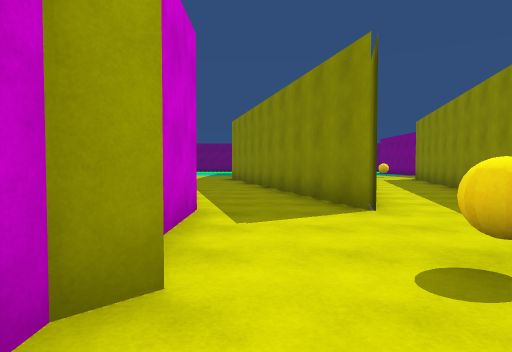
[1] (above)

24 first-person views from a walk through a scene from a Unity 3-D project. The camera is 1.3 m above the floor, tilts 2° down and sees 75° across. The floor is counted in squares, 2 m on a side. Each view is taken from the middle of a square. On the plan, view 1 faces up. The plan holds only what a view shows up to about 10 squares ahead; the rest is blank. The place goes on beyond the plan. The player is left out. Surface patterns are stand-ins for the level's own textures.

[2]
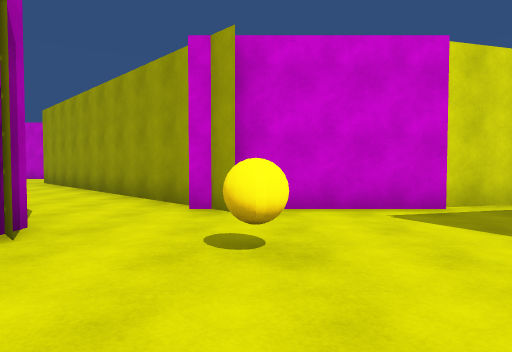

[3]
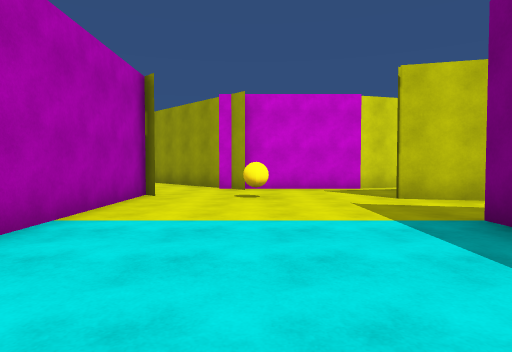

[4]
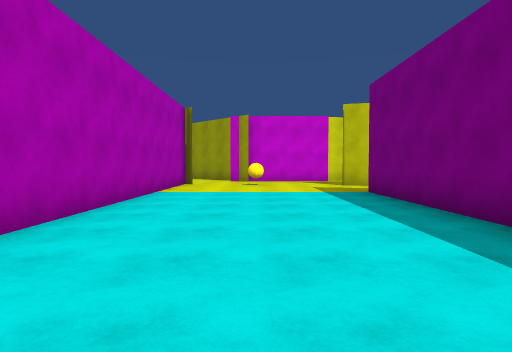

[5]
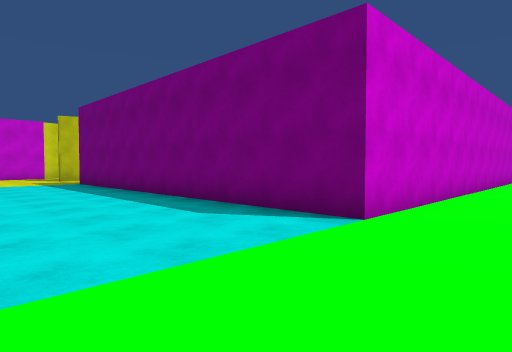

[6]
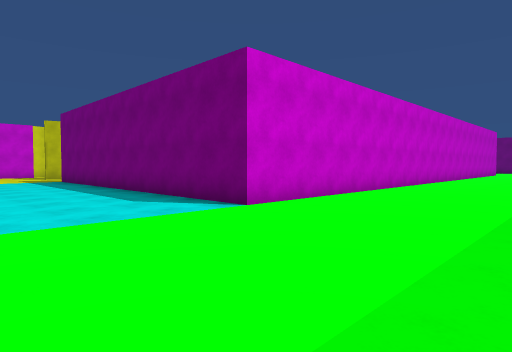

[7]
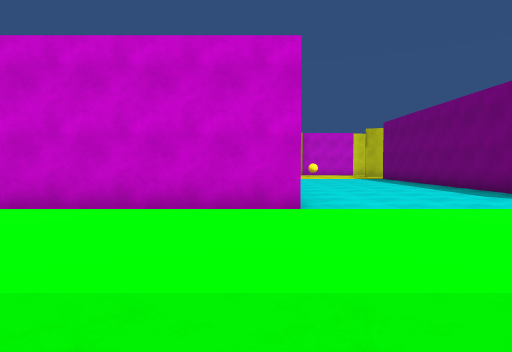

[8]
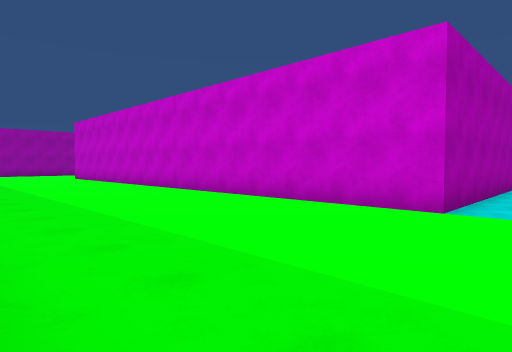

[9]
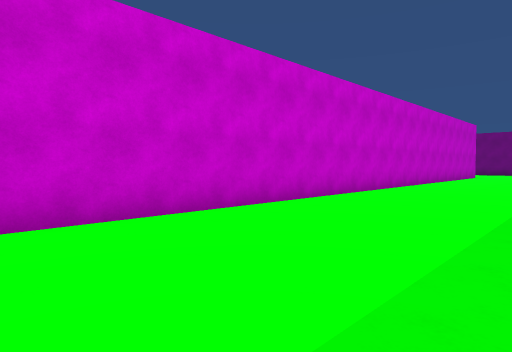

[10]
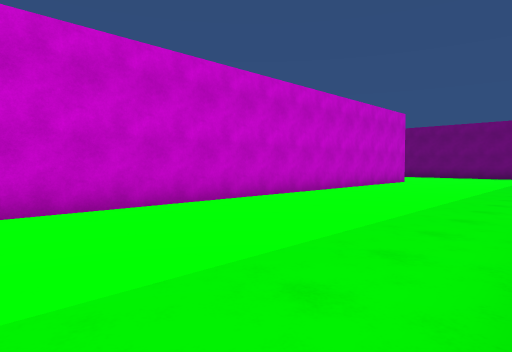

[11]
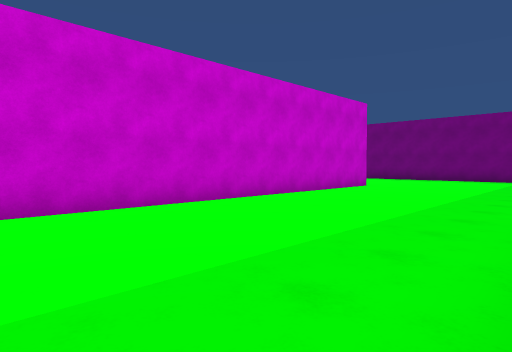

[12]
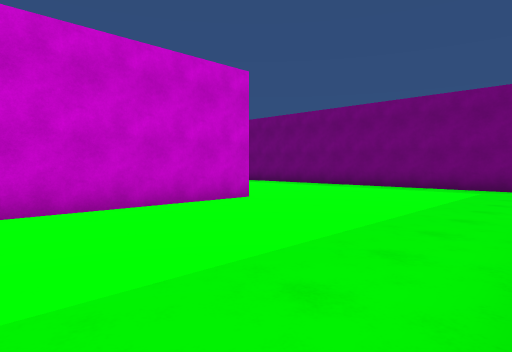

[13]
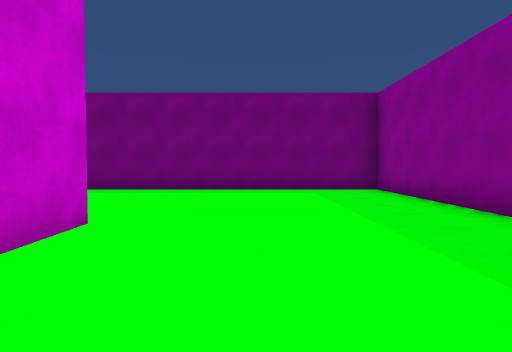

[14]
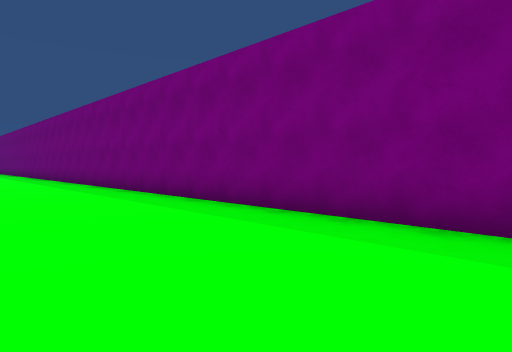

[15]
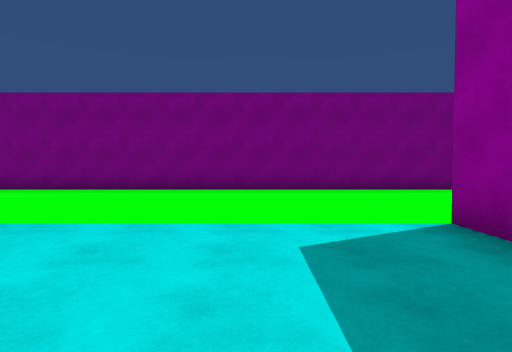

[16]
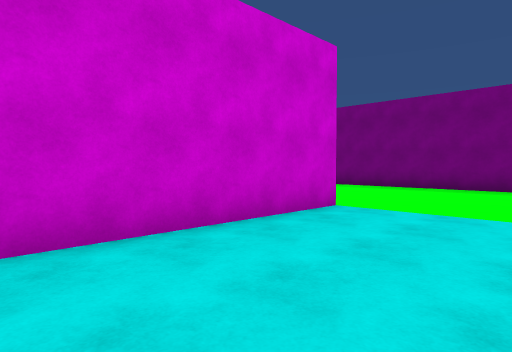

[17]
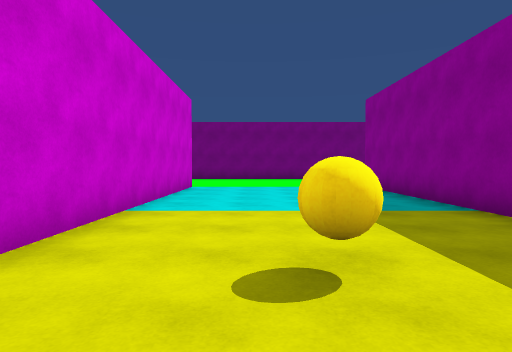

[18]
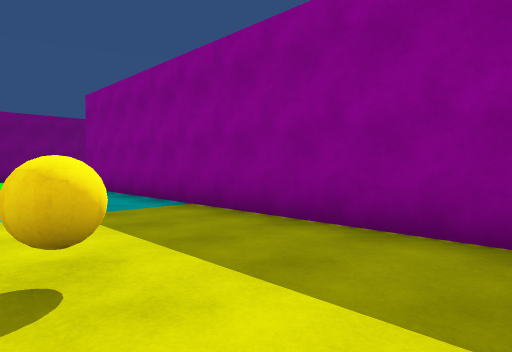

[19]
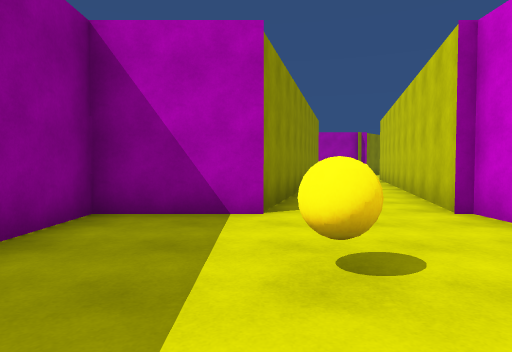

[20]
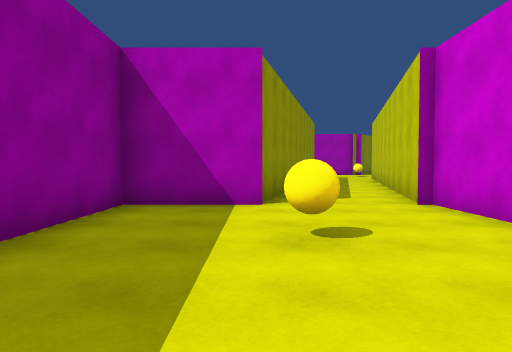

[21]
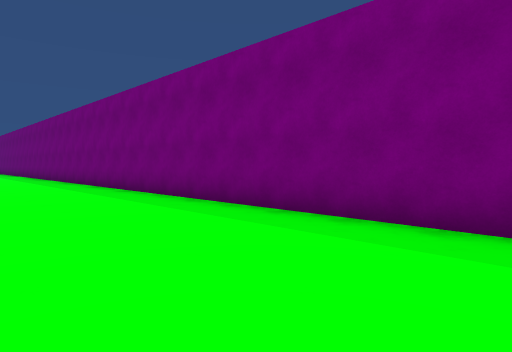

[22]
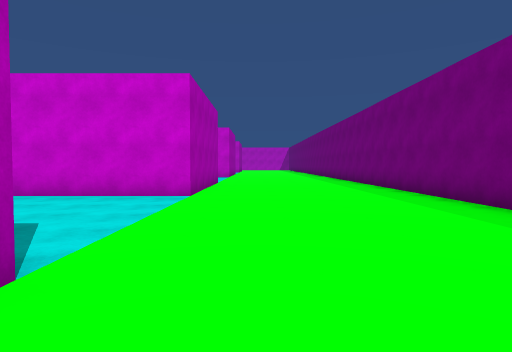

[23]
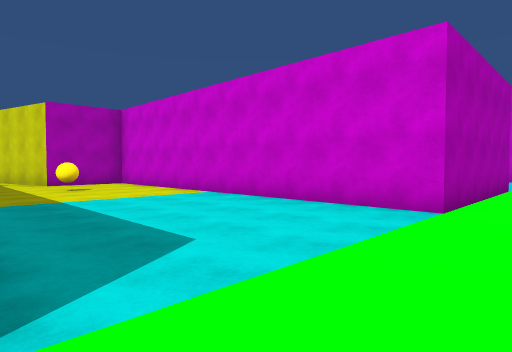

[24]
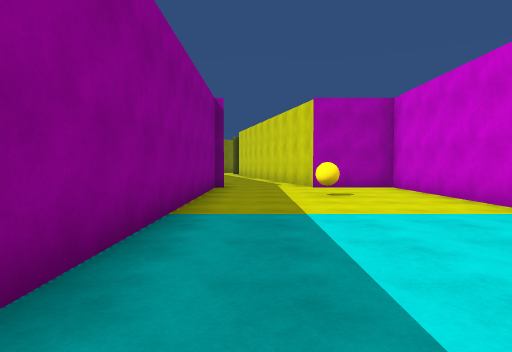

### Floor plan
Points are (right, up) in squares from view 1. A wall is a line through its corners. A room is listed if a view was taken in it or the views show most of it. See-through windows are left out.
Room 1 (view 1)
walls: (-1.2, 1) (-6, -3.8); (0.5, -0.3) (1.5, -0.3); (1.3, 0) (0.8, -0.4)
ways out: opening at (1, 0.7) to room 2
Room 2 (views 2, 3, 4, 5, 6, 7, 8, 9, 10, 11, 12, 13, 14, 15, 16, 17, 18, 19, 20, 21, 22, 23, 24)
walls: (6.9, 14.7) (9.2, 14.7) (9.2, 24.8); (4.3, 14.6) (2.9, 9); (-0.9, 14.8) (-0.9, 22.6); (4.7, 6.1) (6.9, 14.3); (2.1, 6.1) (1.7, 4.5) (0.2, 10.1); (4.2, 24.8) (4.2, 14.6); (1.7, 4.7) (2.1, 6); (-1.4, 6.2) (-1.1, 4.8); (-0.8, 4.9) (-0.8, 1); (14.2, 24.8) (14.2, 4.7) (4.1, 4.7); (-0.5, 1.7) (-0.9, 1.3); (1.5, -0.3) (14.2, -0.3) (14.2, -8.4); (19.2, 27.9) (19.2, 29.7) (-9, 29.7); (-10.9, 24.7) (-5.9, 24.7) (-5.9, 14.7) (-3.7, 14.7) (-3.5, 14)
ways out: opening at (1, 0.7) to room 1
objects: ball (-3, 17); ball (2, 2); ball (7, 17)

Where each view was taken, in squares from view 1:
view 1: 0 up, 0 right, facing up
view 2: 2 up, 4 right, facing left
view 3: 2 up, 8 right, facing left
view 4: 2 up, 12 right, facing left
view 5: 1 up, 16 right, facing up-left
view 6: 1 up, 18 right, facing up-left
view 7: 1 down, 19 right, facing left
view 8: 1 up, 19 right, facing down-left
view 9: 6 up, 18 right, facing up-left
view 10: 12 up, 19 right, facing up-left
view 11: 15 up, 19 right, facing up-left
view 12: 20 up, 19 right, facing up-left
view 13: 21 up, 16 right, facing up
view 14: 26 up, 15 right, facing up-left
view 15: 21 up, 7 right, facing up
view 16: 20 up, 7 right, facing up-left
view 17: 15 up, 6 right, facing up
view 18: 15 up, 6 right, facing up-right
view 19: 19 up, 7 right, facing down
view 20: 20 up, 7 right, facing down
view 21: 26 up, 4 right, facing up-left
view 22: 26 up, 1 right, facing left
view 23: 26 up, 1 left, facing down-left
view 24: 24 up, 2 left, facing down
